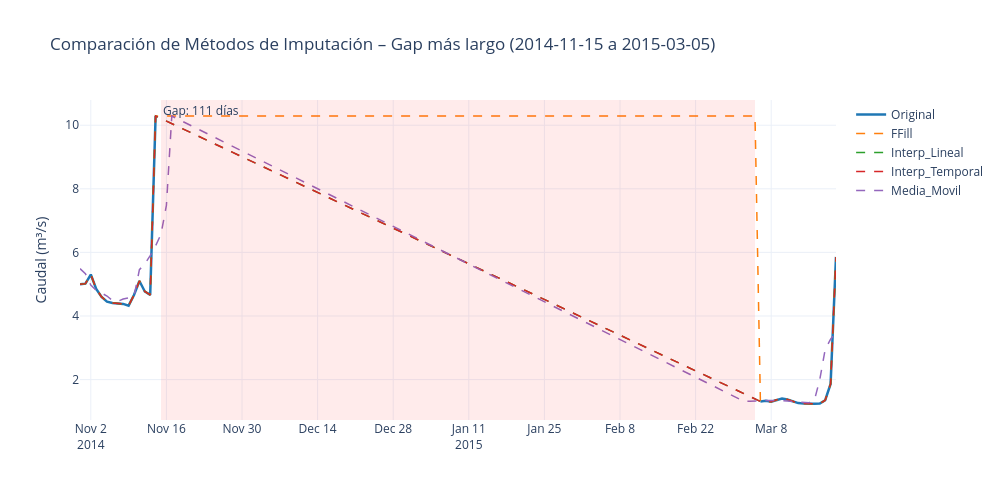

The cell this chart's notebook holds for it:
### Markdown cell above
## 6. Comparación Visual de Métodos de Imputación

Visualizamos cómo cada método rellena los gaps, enfocándonos en un **gap representativo** para ver las diferencias.

### Code cell
# Zoom en el gap más largo para comparar métodos
gap_mayor = gaps_resumen.iloc[0]
margen = pd.Timedelta(days=15)
inicio_zoom = gap_mayor["Inicio"] - margen
fin_zoom = gap_mayor["Fin"] + margen

zoom = df_imp.loc[inicio_zoom:fin_zoom]

fig = go.Figure()
colores = {"Original": "#1f77b4", "FFill": "#ff7f0e", "Interp_Lineal": "#2ca02c",
           "Interp_Temporal": "#d62728", "Media_Movil": "#9467bd"}

for metodo, color in colores.items():
    dash = "solid" if metodo == "Original" else "dash"
    width = 2.5 if metodo == "Original" else 1.5
    fig.add_trace(go.Scatter(
        x=zoom.index, y=zoom[metodo],
        mode="lines", name=metodo,
        line=dict(color=color, width=width, dash=dash),
    ))

# Sombrear zona del gap
fig.add_vrect(
    x0=gap_mayor["Inicio"], x1=gap_mayor["Fin"],
    fillcolor="rgba(255,0,0,0.08)", line_width=0,
    annotation_text=f"Gap: {gap_mayor['Días']} días",
    annotation_position="top left",
)

fig.update_layout(
    title=f"Comparación de Métodos de Imputación – Gap más largo ({gap_mayor['Inicio'].date()} a {gap_mayor['Fin'].date()})",
    xaxis_title="", yaxis_title="Caudal (m³/s)",
    width=1000, height=500,
    hovermode="x unified",
)
fig.show()

### Figure 1 — Plotly figure (JSON) as saved in the notebook; plotly's stock layout.template omitted (floating-point values rounded to 4 significant figures; data arrays with more than 128 entries replaced by an {"elided": "..."} marker saying what was removed)
{"data": [{"line": {"color": "#1f77b4", "dash": "solid", "width": 2.5}, "mode": "lines", "name": "Original", "type": "scatter", "x": {"elided": "141 str values"}, "y": {"elided": "141 float values"}}, {"line": {"color": "#ff7f0e", "dash": "dash", "width": 1.5}, "mode": "lines", "name": "FFill", "type": "scatter", "x": {"elided": "141 str values"}, "y": {"elided": "141 float values"}}, {"line": {"color": "#2ca02c", "dash": "dash", "width": 1.5}, "mode": "lines", "name": "Interp_Lineal", "type": "scatter", "x": {"elided": "141 str values"}, "y": {"elided": "141 float values"}}, {"line": {"color": "#d62728", "dash": "dash", "width": 1.5}, "mode": "lines", "name": "Interp_Temporal", "type": "scatter", "x": {"elided": "141 str values"}, "y": {"elided": "141 float values"}}, {"line": {"color": "#9467bd", "dash": "dash", "width": 1.5}, "mode": "lines", "name": "Media_Movil", "type": "scatter", "x": {"elided": "141 str values"}, "y": {"elided": "141 float values"}}], "layout": {"annotations": [{"showarrow": false, "text": "Gap: 111 días", "x": "2014-11-15T00:00:00", "xanchor": "left", "xref": "x", "y": 1, "yanchor": "top", "yref": "y domain"}], "height": 500, "hovermode": "x unified", "shapes": [{"fillcolor": "rgba(255,0,0,0.08)", "line": {"width": 0}, "type": "rect", "x0": "2014-11-15T00:00:00", "x1": "2015-03-05T00:00:00", "xref": "x", "y0": 0, "y1": 1, "yref": "y domain"}], "title": {"text": "Comparación de Métodos de Imputación – Gap más largo (2014-11-15 a 2015-03-05)"}, "width": 1000, "xaxis": {"title": {"text": ""}}, "yaxis": {"title": {"text": "Caudal (m³/s)"}}}}
